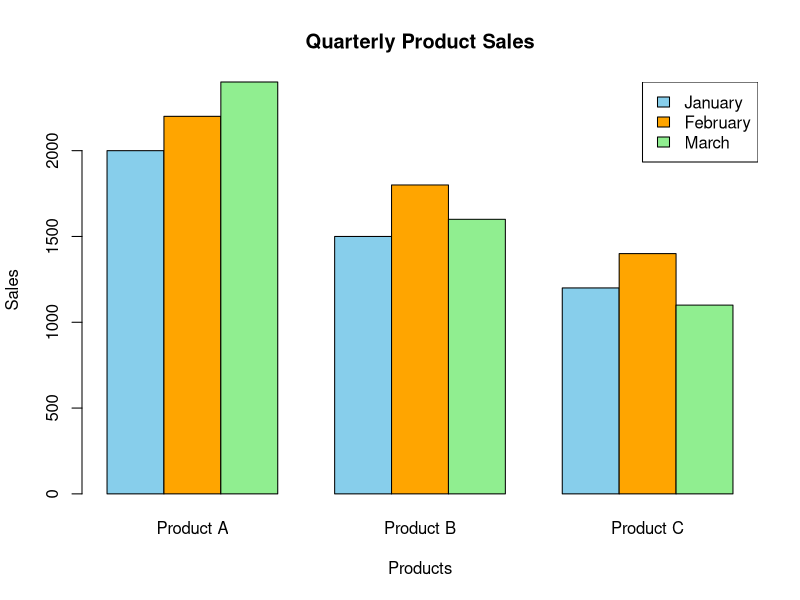
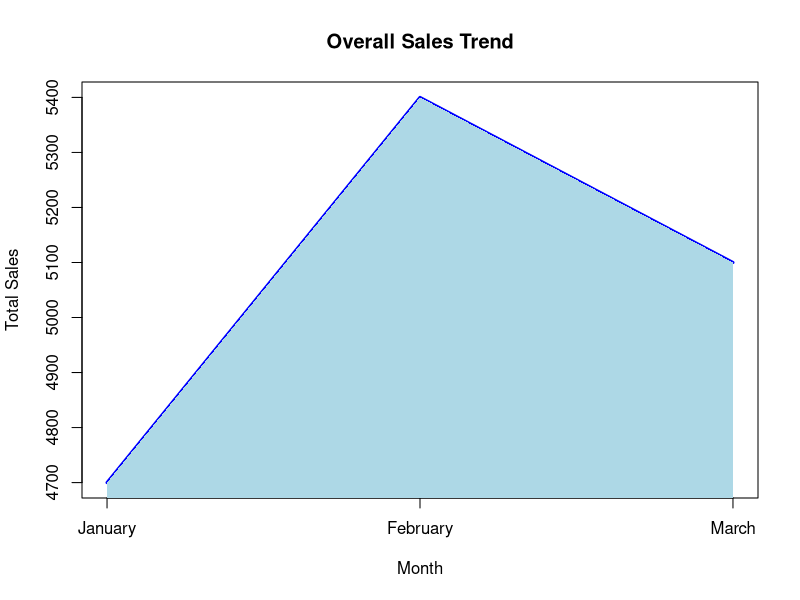

These figures' R source, in order:
# -----------------------------------------
# EXPERIMENT 6
# Product Sales Analysis
# -----------------------------------------

# Dataset
product <- c("Product A", "Product B", "Product C")

jan <- c(2000, 1500, 1200)
feb <- c(2200, 1800, 1400)
mar <- c(2400, 1600, 1100)

sales <- rbind(jan, feb, mar)

# -----------------------------------------
# Q1 - Grouped Bar Chart
# -----------------------------------------

barplot(sales,
        beside = TRUE,
        names.arg = product,
        col = c("skyblue", "orange", "lightgreen"),
        xlab = "Products",
        ylab = "Sales",
        main = "Quarterly Product Sales")

legend("topright",
       legend = c("January", "February", "March"),
       fill = c("skyblue", "orange", "lightgreen"))

# -----------------------------------------
# Q2 - Stacked Area Chart
# -----------------------------------------

months <- c(1,2,3)

likes <- c(sum(jan), sum(feb), sum(mar))

plot(months,
     likes,
     type = "l",
     lwd = 3,
     col = "blue",
     xaxt = "n",
     xlab = "Month",
     ylab = "Total Sales",
     main = "Overall Sales Trend")

axis(1,
     at = months,
     labels = c("January", "February", "March"))

polygon(c(months, rev(months)),
        c(rep(0,3), rev(likes)),
        col = "lightblue",
        border = NA)

# -----------------------------------------
# Q3 - Table
# -----------------------------------------

sales_table <- data.frame(
  Product = product,
  January = jan,
  February = feb,
  March = mar
)

print(sales_table)
